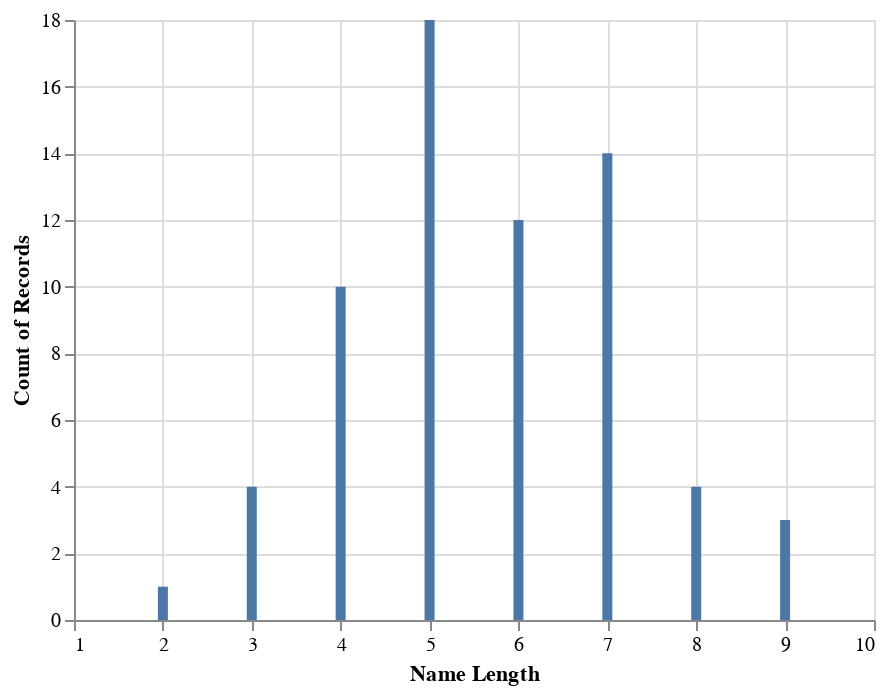

Write notebook code for a chart like this one.
### Markdown cell above
## Visualizing name length in Altair

### Code cell
# pseuocode alt.Chart(pandas dataframe).mark_[type of chart].encode()


alt.Chart(students).mark_bar().encode(
     x = "Name Length",
     y = "count()"
)

### Figure 1 — Vega-Lite specification as saved in the notebook (floating-point values rounded to 4 significant figures)
{"config": {"view": {"continuousWidth": 400, "continuousHeight": 300}}, "data": {"name": "data-7eb6413e06e06989bd0886ed8d9f4bc4"}, "mark": "bar", "encoding": {"x": {"type": "quantitative", "field": "Name Length"}, "y": {"type": "quantitative", "aggregate": "count"}}, "$schema": "https://vega.github.io/schema/vega-lite/v4.0.2.json", "datasets": {"data-7eb6413e06e06989bd0886ed8d9f4bc4": [{"Major": "STSDS", "Random Number": -0.7279, "Name Length": 5}, {"Major": "STSDS", "Random Number": 0.8118, "Name Length": 7}, {"Major": "STSDS", "Random Number": 1.155, "Name Length": 4}, {"Major": "ENVST", "Random Number": 1.406, "Name Length": 5}, {"Major": "MTHSC", "Random Number": -1.92, "Name Length": 4}, {"Major": "CMPSC", "Random Number": 1.19, "Name Length": 3}, {"Major": "CMPSC", "Random Number": 0.5305, "Name Length": 7}, {"Major": "CMPEN", "Random Number": 0.1296, "Name Length": 6}, {"Major": "PRPBS", "Random Number": 0.7101, "Name Length": 7}, {"Major": "STSDS", "Random Number": 1.127, "Name Length": 9}, {"Major": "STSDS", "Random Number": -0.6388, "Name Length": 7}, {"Major": "FINMS", "Random Number": 1.128, "Name Length": 4}, {"Major": "STSCI", "Random Number": 1.176, "Name Length": 5}, {"Major": "CMPSC", "Random Number": 0.7598, "Name Length": 5}, {"Major": "CMPSC", "Random Number": -2.069, "Name Length": 4}, {"Major": "CMPSC", "Random Number": -1.247, "Name Length": 7}, {"Major": "PRBIO", "Random Number": -0.5295, "Name Length": 3}, {"Major": "COMM ", "Random Number": 1.541, "Name Length": 7}, {"Major": "STSDS", "Random Number": 0.4603, "Name Length": 5}, {"Major": "ACTSC", "Random Number": -0.2904, "Name Length": 7}, {"Major": "CMPSC", "Random Number": -1.104, "Name Length": 8}, {"Major": "STSDS", "Random Number": -1.075, "Name Length": 5}, {"Major": "STSCI", "Random Number": 0.4239, "Name Length": 7}, {"Major": "PRMTH", "Random Number": -1.261, "Name Length": 8}, {"Major": "MTHSC", "Random Number": 0.4157, "Name Length": 4}, {"Major": "STSDS", "Random Number": -0.574, "Name Length": 5}, {"Major": "ACTSC", "Random Number": 0.2147, "Name Length": 6}, {"Major": "STSDS", "Random Number": 1.295, "Name Length": 6}, {"Major": "STSDS", "Random Number": 1.071, "Name Length": 5}, {"Major": "CMPSC", "Random Number": -2.005, "Name Length": 5}, {"Major": "MATCS", "Random Number": 1.125, "Name Length": 3}, {"Major": "CMPSC", "Random Number": 0.3013, "Name Length": 4}, {"Major": "CMPSC", "Random Number": -1.635, "Name Length": 3}, {"Major": "ACTSC", "Random Number": -1.038, "Name Length": 5}, {"Major": "STSDS", "Random Number": -0.4859, "Name Length": 5}, {"Major": "STSDS", "Random Number": 0.2433, "Name Length": 7}, {"Major": "STSDS", "Random Number": -0.8415, "Name Length": 4}, {"Major": "CMPEN", "Random Number": -0.4967, "Name Length": 5}, {"Major": "MTHSC", "Random Number": 1.769, "Name Length": 8}, {"Major": "CHEME", "Random Number": 1.351, "Name Length": 6}, {"Major": "PRMTH", "Random Number": -0.8141, "Name Length": 6}, {"Major": "STSDS", "Random Number": -0.3416, "Name Length": 4}, {"Major": "STSDS", "Random Number": -0.5183, "Name Length": 6}, {"Major": "CMPSC", "Random Number": 0.1959, "Name Length": 8}, {"Major": "ECON ", "Random Number": -0.6566, "Name Length": 7}, {"Major": "STSDS", "Random Number": 1.769, "Name Length": 7}, {"Major": "STSDS", "Random Number": 1.596, "Name Length": 7}, {"Major": "CMPSC", "Random Number": -1.354, "Name Length": 6}, {"Major": "CMPSC", "Random Number": -0.8747, "Name Length": 7}, {"Major": "STSDS", "Random Number": 1.06, "Name Length": 5}, {"Major": "STSDS", "Random Number": -0.4917, "Name Length": 5}, {"Major": "STSDS", "Random Number": -2.806, "Name Length": 5}, {"Major": "STSDS", "Random Number": -0.4112, "Name Length": 6}, {"Major": "CMPSC", "Random Number": 1.08, "Name Length": 6}, {"Major": "STSDS", "Random Number": 1.144, "Name Length": 9}, {"Major": "STSDS", "Random Number": -0.385, "Name Length": 9}, {"Major": "STSDS", "Random Number": 0.02853, "Name Length": 6}, {"Major": "STSDS", "Random Number": -1.311, "Name Length": 5}, {"Major": "STSDS", "Random Number": -1.052, "Name Length": 4}, {"Major": "CMPSC", "Random Number": -1.736, "Name Length": 5}, {"Major": "STSDS", "Random Number": 0.8595, "Name Length": 7}, {"Major": "STSCI", "Random Number": 0.3621, "Name Length": 5}, {"Major": "STSDS", "Random Number": -1.981, "Name Length": 4}, {"Major": "CMPSC", "Random Number": -0.02419, "Name Length": 2}, {"Major": "STSDS", "Random Number": -0.9336, "Name Length": 6}, {"Major": "STSDS", "Random Number": -0.7871, "Name Length": 6}]}}
